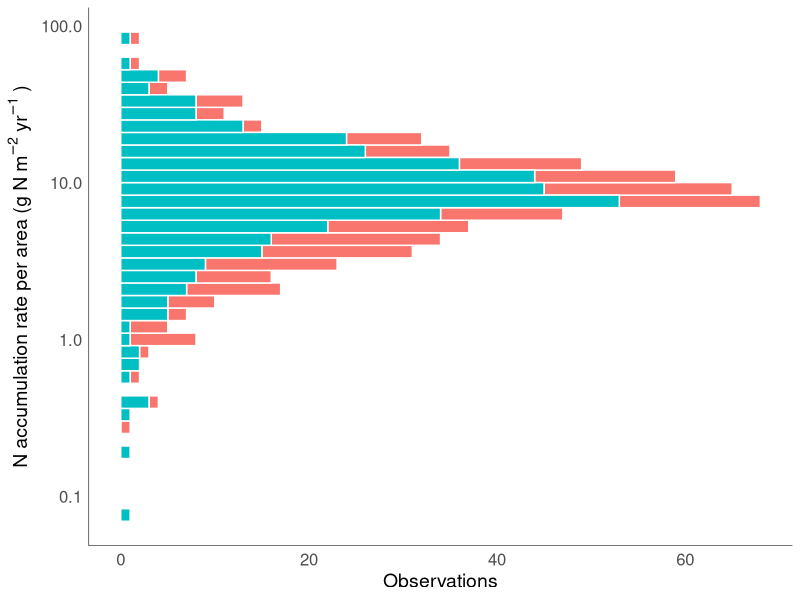

The R script that drew this image: (Note: this script raises an error after producing the figure.)

library(dplyr)
library(tidyr)

# Read the CSV files into data frames
df1 <- read.csv("data/carbon/Wang_et_al_2021_car.csv")

# Read the CSV file into a data frame
All_combined <- read.csv("data/combined/AllCombined.csv")


# Calculate the mean value of the CN column and handle missing and infinite values
mean_CN <- mean(All_combined$CN[is.finite(All_combined$CN)], na.rm = TRUE)

mean_CN_mangrove <- All_combined %>%
  filter(Habitat == "mangrove") %>%
  summarise(mean_CN_mangrove = mean(CN[is.finite(CN)], na.rm = TRUE))

mean_CN_marsh <- All_combined %>%
  filter(Habitat == "marsh") %>%
  summarise(mean_CN_marsh = mean(CN[is.finite(CN)], na.rm = TRUE))

df2 <- df1 %>%
  mutate(
    modeledCN = ifelse(Vegetation == "Mangrove", mean_CN_mangrove, mean_CN_marsh),
    modeledCN = as.numeric(ifelse(modeledCN > 0 & modeledCN < 100, modeledCN, NA)),  # Coerce to numeric and filter values
    NAR = CAR / modeledCN
  )


path_out = 'data/combined/'
export_file <- paste(path_out,"NAR.csv")
write.csv(df2, export_file)


library(ggplot2)


NAR_histogram <- ggplot(df2, aes(y = NAR, fill = Vegetation)) +
  geom_histogram(binwidth = .08, color = "white") +
  labs(
    title = NULL,
    y = expression("N accumulation rate per area (g N" ~ m^{-2} ~ yr^{-1}~")"),
    x = "Observations"
  ) +
  theme_minimal() +
  theme(
    panel.grid = element_blank(),
    axis.title.x = element_text(size = 14),
    axis.title.y = element_text(size = 14),
    axis.text = element_text(size = 12),
    axis.line.x = element_line(linewidth = 0.2),
    axis.line.y = element_line(linewidth = 0.2),
    legend.position = "none"

  ) +
  scale_y_continuous(
    limits = c(0, 55),  
    breaks = seq(0, 55, by = 10)  # Specify tick mark positions
  ) +
  scale_y_log10()  # Log-scale the y-axis

print(NAR_histogram
      )





########################### PanelB
########################### PanelB
library(ggplot2)
library(dplyr)

# Assuming df_total_summary and error_values are already defined
# Summarizing the data
df_total <- df_stacked %>%
  filter(habitat %in% c("nar_total"))

df_total_summary <- df_total %>%
  group_by(Region) %>%
  summarize(total = sum(value), .groups = 'drop')

# Calculate error values (5% of the total)
error_values <- df_total_summary %>%
  mutate(error = 0.05 * total)

# Create the bar plot with error bars
bar_plot <- ggplot(error_values, aes(x = Region, y = total)) +
  geom_bar(stat = "identity", fill = "skyblue", alpha=0.1) +  # Bar plot
  geom_errorbar(aes(ymin = total - error, ymax = total + error), 
                width = 0.2, color = "black") +  # Error bars
  labs(title = "Total N Accumulation by Region",
       y = "Total N Accumulation (units)",
       x = "Region") +
  theme_minimal() +
  theme(axis.text.x = element_text(angle = 45, hjust = 1))


library(ggplot2)
library(dplyr)
library(tidyr)

# Create the total summary for nar_total
df_total <- df_stacked %>%
  filter(habitat == "nar_total")

df_total_summary <- df_total %>%
  group_by(Region) %>%
  summarize(total = sum(value), .groups = 'drop')

# Calculate error values (5% of the total)
error_values <- df_total_summary %>%
  mutate(error = 0.05 * total)

# Filter to keep only marsh and mangrove
df_marshmangrove <- df_stacked %>%
  filter(habitat %in% c("nar_marsh", "nar_mangrove"))

# Calculate totals for marsh and mangrove
df_marshmangrove_summary <- df_marshmangrove %>%
  group_by(Region, habitat) %>%
  summarize(total = sum(value), .groups = 'drop')

# Create the combined plot
combined_plot <- ggplot() +
  # Add stacked bar plot for marsh and mangrove
  geom_bar(data = df_marshmangrove_summary, aes(x = Region, y = total, fill = habitat),
           stat = "identity", position = "stack", width = 0.5, alpha = 1, show.legend = FALSE) +
  # Add total bar for nar_total (with no legend)
  geom_bar(data = df_total_summary, aes(x = Region, y = total), 
           stat = "identity", fill = "skyblue", alpha = 0.0, show.legend = FALSE) +
  # Add error bars
  geom_errorbar(data = error_values,
                aes(x = Region, ymin = total - error, ymax = total + error),
                width = 0.2, color = "black", show.legend = FALSE) +
  labs(
    y = expression("Scaled N accumulation rate (Gg N" ~ yr^{-1}~")"),
    x = NULL
  ) +
  theme_minimal() +
  theme(panel.grid = element_blank(),
        axis.title.y = element_text(size = 14),
        axis.text.y = element_text(size = 12),
        axis.text.x = element_text(angle = 90, hjust = 1, size = 10))

# Print the combined plot
print(combined_plot)


###########################################





library(patchwork)

# Combine the plots in a horizontal layout with specified widths
fig2 <- (NAR_histogram + combined_plot + 
  plot_layout(ncol = 3, widths = c(2, 1)))  # Adjust widths as needed

print(fig2)

# Save the combined plots
ggsave("outputs/2.NAR.pdf", plot = fig2, width = 6, height = 6)  # Adjust overall dimensions as needed

ggsave("outputs/2.NAR.eps", plot = fig2, width = 6, height = 6, dpi = 300)

